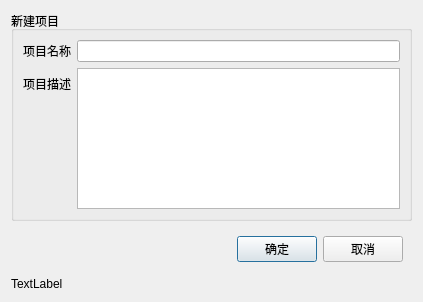
<?xml version="1.0" encoding="UTF-8"?>
<ui version="4.0">
 <class>NewProjectDialog</class>
 <widget class="QDialog" name="NewProjectDialog">
  <property name="geometry">
   <rect>
    <x>0</x>
    <y>0</y>
    <width>423</width>
    <height>302</height>
   </rect>
  </property>
  <property name="windowTitle">
   <string>Dialog</string>
  </property>
  <layout class="QVBoxLayout" name="verticalLayout">
   <item>
    <widget class="QGroupBox" name="groupBox">
     <property name="title">
      <string>新建项目</string>
     </property>
     <layout class="QFormLayout" name="formLayout">
      <item row="0" column="0">
       <widget class="QLabel" name="label">
        <property name="text">
         <string>项目名称</string>
        </property>
       </widget>
      </item>
      <item row="0" column="1">
       <widget class="QLineEdit" name="projNameEdit"/>
      </item>
      <item row="1" column="0">
       <widget class="QLabel" name="label_2">
        <property name="text">
         <string>项目描述</string>
        </property>
       </widget>
      </item>
      <item row="1" column="1">
       <widget class="QTextEdit" name="projInfoEdit"/>
      </item>
     </layout>
    </widget>
   </item>
   <item>
    <widget class="QWidget" name="widget" native="true">
     <layout class="QHBoxLayout" name="horizontalLayout">
      <item>
       <spacer name="horizontalSpacer">
        <property name="orientation">
         <enum>Qt::Horizontal</enum>
        </property>
        <property name="sizeHint" stdset="0">
         <size>
          <width>40</width>
          <height>20</height>
         </size>
        </property>
       </spacer>
      </item>
      <item>
       <widget class="QPushButton" name="okBtn">
        <property name="text">
         <string>确定</string>
        </property>
       </widget>
      </item>
      <item>
       <widget class="QPushButton" name="cancelBtn">
        <property name="text">
         <string>取消</string>
        </property>
       </widget>
      </item>
     </layout>
    </widget>
   </item>
   <item>
    <widget class="QLabel" name="infoLabel">
     <property name="text">
      <string>TextLabel</string>
     </property>
    </widget>
   </item>
  </layout>
 </widget>
 <resources/>
 <connections/>
</ui>
